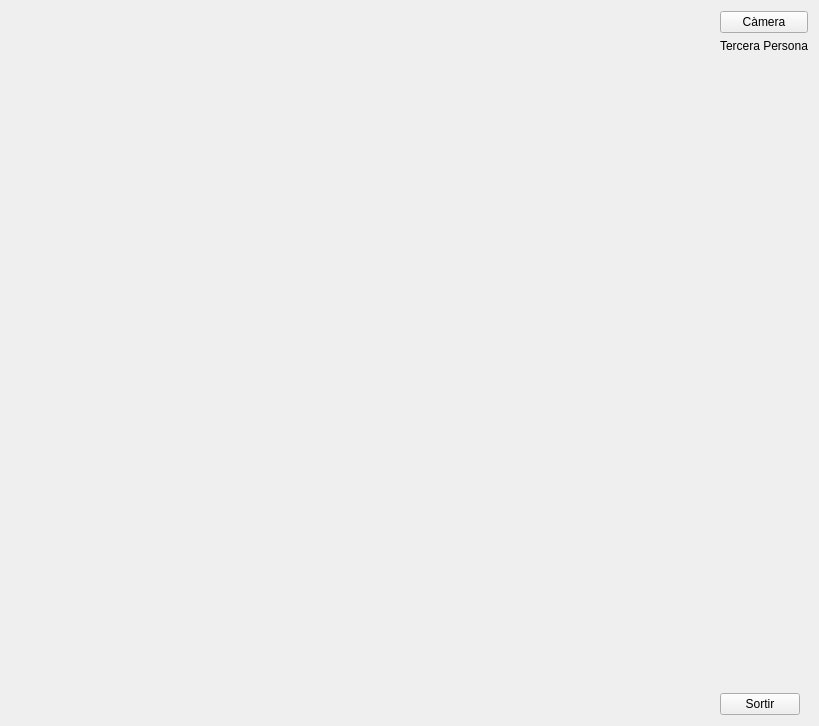
<?xml version="1.0" encoding="UTF-8"?>
<ui version="4.0">
 <class>MyForm</class>
 <widget class="QWidget" name="MyForm">
  <property name="geometry">
   <rect>
    <x>0</x>
    <y>0</y>
    <width>819</width>
    <height>726</height>
   </rect>
  </property>
  <property name="windowTitle">
   <string>IDI-Lab</string>
  </property>
  <layout class="QHBoxLayout" name="horizontalLayout">
   <item>
    <widget class="NouGLWidget" name="widget" native="true">
     <property name="sizePolicy">
      <sizepolicy hsizetype="Expanding" vsizetype="Expanding">
       <horstretch>0</horstretch>
       <verstretch>0</verstretch>
      </sizepolicy>
     </property>
    </widget>
   </item>
   <item>
    <layout class="QVBoxLayout" name="verticalLayout">
     <item>
      <widget class="QPushButton" name="pushButton_2">
       <property name="text">
        <string>Càmera</string>
       </property>
      </widget>
     </item>
     <item>
      <widget class="QLabel" name="label">
       <property name="text">
        <string>Tercera Persona</string>
       </property>
      </widget>
     </item>
     <item>
      <spacer name="verticalSpacer">
       <property name="orientation">
        <enum>Qt::Vertical</enum>
       </property>
       <property name="sizeHint" stdset="0">
        <size>
         <width>20</width>
         <height>40</height>
        </size>
       </property>
      </spacer>
     </item>
     <item>
      <widget class="QPushButton" name="pushButton">
       <property name="sizePolicy">
        <sizepolicy hsizetype="Fixed" vsizetype="Fixed">
         <horstretch>0</horstretch>
         <verstretch>0</verstretch>
        </sizepolicy>
       </property>
       <property name="text">
        <string>Sortir</string>
       </property>
      </widget>
     </item>
    </layout>
   </item>
  </layout>
 </widget>
 <customwidgets>
  <customwidget>
   <class>NouGLWidget</class>
   <extends>QWidget</extends>
   <header>NouGLWidget.h</header>
   <container>1</container>
   <slots>
    <signal>TeclaSet(QString)</signal>
    <slot>SetFocus()</slot>
   </slots>
  </customwidget>
 </customwidgets>
 <resources/>
 <connections>
  <connection>
   <sender>pushButton</sender>
   <signal>clicked()</signal>
   <receiver>MyForm</receiver>
   <slot>close()</slot>
   <hints>
    <hint type="sourcelabel">
     <x>747</x>
     <y>713</y>
    </hint>
    <hint type="destinationlabel">
     <x>839</x>
     <y>529</y>
    </hint>
   </hints>
  </connection>
  <connection>
   <sender>pushButton_2</sender>
   <signal>clicked()</signal>
   <receiver>widget</receiver>
   <slot>SetFocus()</slot>
   <hints>
    <hint type="sourcelabel">
     <x>729</x>
     <y>28</y>
    </hint>
    <hint type="destinationlabel">
     <x>631</x>
     <y>37</y>
    </hint>
   </hints>
  </connection>
  <connection>
   <sender>widget</sender>
   <signal>TeclaSet(QString)</signal>
   <receiver>label</receiver>
   <slot>setText(QString)</slot>
   <hints>
    <hint type="sourcelabel">
     <x>622</x>
     <y>94</y>
    </hint>
    <hint type="destinationlabel">
     <x>779</x>
     <y>54</y>
    </hint>
   </hints>
  </connection>
 </connections>
</ui>
